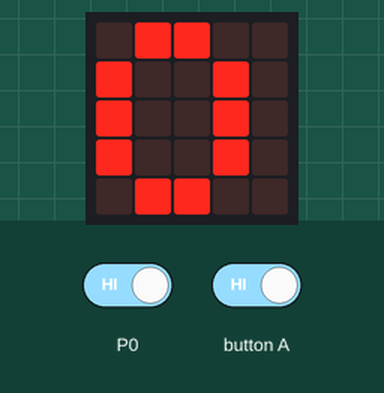
Recording of a program running on a simulated BBC micro:bit (MakeCode). Parts: the board's 5×5 LED display. The test bench sets the inputs (shaded band).

Above: at 1.2 s.
1.3 s: P0 (touch pin P0) driven LOW and button A driven LOW
At 5.4 s:
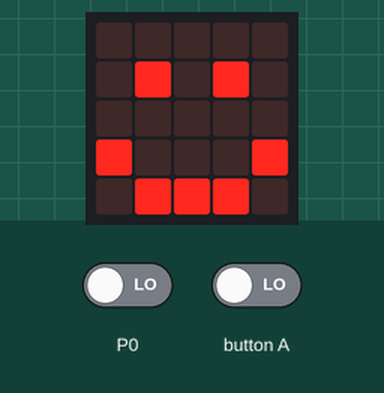
7.1 s: button A released
At 10.4 s:
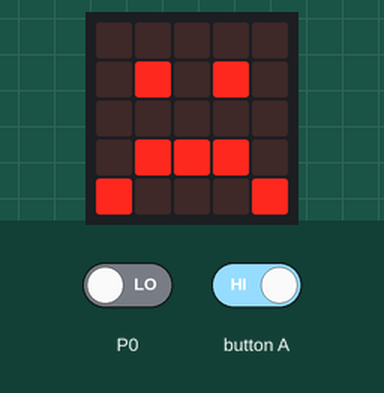
Timing chart, 0 to 11.9 s (numbered marks = the images above; inputs shaded):
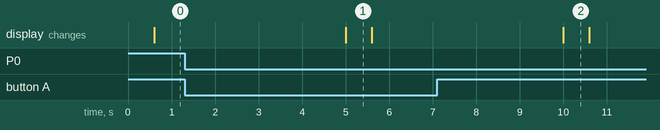

The program:

main.ts
```typescript
/**
 * Oppgave 15 b)
 *
 * Lag et program hvor det gjelder å trykke så fort som mulig på A-knappen Vis ikoner på skjermen i forhold til antall trykk
 *
 * Denne virker ikke som den skal.
 */
input.onPinPressed(TouchPin.P0, function () {

})
input.onButtonPressed(Button.A, function () {

})
let t01 = 0
let t02 = 0
basic.forever(function () {

})
// Det er noe trøbbel med å ha alt dette inni en timer.
// Bedre med en "evig" while-løkke og telle millisek mellom hvert trykk.
// Uansett så telles det opp for hvert registrert trykk.
loops.everyInterval(5000, function () {
    if (input.buttonIsPressed(Button.A)) {
        basic.showIcon(IconNames.Happy)
        t01 += 1
    } else {
        basic.showIcon(IconNames.Sad)
    }
    basic.showNumber(t01)
})
```

test.ts
```typescript
// testene settes inn her; disse vil ikke kompilert så lenge denne pakken blir brukt som en utvidelse.
```

Measured:
- after the input at 1.3 s, the display: changes after 3.7 s (image 1)
- after the input at 7.1 s, the display: changes after 2.9 s (image 2)
- what the display in image 1 shows lasts 0.6 s, from 5.0 s to 5.6 s
